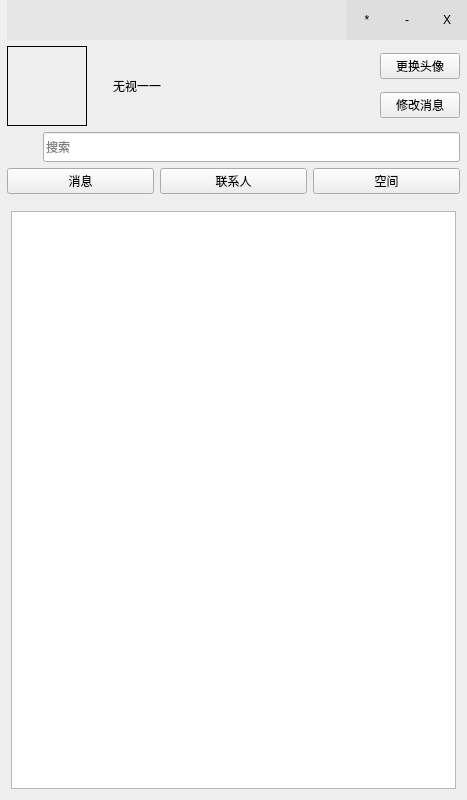
<?xml version="1.0" encoding="UTF-8"?>
<ui version="4.0">
 <class>MainWidget</class>
 <widget class="QWidget" name="MainWidget">
  <property name="geometry">
   <rect>
    <x>0</x>
    <y>0</y>
    <width>467</width>
    <height>800</height>
   </rect>
  </property>
  <property name="minimumSize">
   <size>
    <width>400</width>
    <height>800</height>
   </size>
  </property>
  <property name="windowTitle">
   <string>MainWidget</string>
  </property>
  <property name="styleSheet">
   <string notr="true">QPushButton::hover{background-color: rgb(202, 202, 202);}

    QPushButton:pressed {
        background-color: #2c3e50;
        bottom: 5px;
    }</string>
  </property>
  <layout class="QVBoxLayout" name="verticalLayout_2">
   <property name="leftMargin">
    <number>0</number>
   </property>
   <property name="topMargin">
    <number>0</number>
   </property>
   <property name="rightMargin">
    <number>0</number>
   </property>
   <property name="bottomMargin">
    <number>0</number>
   </property>
   <item>
    <layout class="QHBoxLayout" name="horizontalLayout_5">
     <property name="spacing">
      <number>0</number>
     </property>
     <item>
      <widget class="QLabel" name="Titleicon">
       <property name="text">
        <string/>
       </property>
       <property name="pixmap">
        <pixmap resource="resource.qrc">:/img/icon/per3.png</pixmap>
       </property>
      </widget>
     </item>
     <item>
      <widget class="QLabel" name="label_Title">
       <property name="sizePolicy">
        <sizepolicy hsizetype="Expanding" vsizetype="Preferred">
         <horstretch>0</horstretch>
         <verstretch>0</verstretch>
        </sizepolicy>
       </property>
       <property name="styleSheet">
        <string notr="true">background-color: rgb(230, 230, 230);
</string>
       </property>
       <property name="text">
        <string/>
       </property>
      </widget>
     </item>
     <item>
      <layout class="QHBoxLayout" name="horizontalLayout_4">
       <property name="spacing">
        <number>0</number>
       </property>
       <item>
        <widget class="QPushButton" name="setingButton">
         <property name="minimumSize">
          <size>
           <width>40</width>
           <height>40</height>
          </size>
         </property>
         <property name="maximumSize">
          <size>
           <width>40</width>
           <height>40</height>
          </size>
         </property>
         <property name="styleSheet">
          <string notr="true">border:0px;
background-color: rgb(222, 222, 222);

</string>
         </property>
         <property name="text">
          <string>*</string>
         </property>
        </widget>
       </item>
       <item>
        <widget class="QPushButton" name="minButton">
         <property name="minimumSize">
          <size>
           <width>40</width>
           <height>40</height>
          </size>
         </property>
         <property name="maximumSize">
          <size>
           <width>40</width>
           <height>40</height>
          </size>
         </property>
         <property name="styleSheet">
          <string notr="true">border:0px;
background-color: rgb(222, 222, 222);

</string>
         </property>
         <property name="text">
          <string>-</string>
         </property>
        </widget>
       </item>
       <item>
        <widget class="QPushButton" name="closeButton">
         <property name="minimumSize">
          <size>
           <width>40</width>
           <height>40</height>
          </size>
         </property>
         <property name="maximumSize">
          <size>
           <width>40</width>
           <height>40</height>
          </size>
         </property>
         <property name="styleSheet">
          <string notr="true">border:0px;
background-color: rgb(222, 222, 222);
</string>
         </property>
         <property name="text">
          <string>X</string>
         </property>
        </widget>
       </item>
      </layout>
     </item>
    </layout>
   </item>
   <item>
    <layout class="QHBoxLayout" name="horizontalLayout">
     <property name="leftMargin">
      <number>7</number>
     </property>
     <property name="rightMargin">
      <number>7</number>
     </property>
     <item>
      <widget class="QLabel" name="label_img">
       <property name="minimumSize">
        <size>
         <width>80</width>
         <height>80</height>
        </size>
       </property>
       <property name="maximumSize">
        <size>
         <width>80</width>
         <height>80</height>
        </size>
       </property>
       <property name="frameShape">
        <enum>QFrame::Box</enum>
       </property>
       <property name="text">
        <string/>
       </property>
       <property name="textFormat">
        <enum>Qt::AutoText</enum>
       </property>
       <property name="pixmap">
        <pixmap resource="resource.qrc">:/img/headimg/my.png</pixmap>
       </property>
       <property name="scaledContents">
        <bool>true</bool>
       </property>
      </widget>
     </item>
     <item>
      <spacer name="horizontalSpacer">
       <property name="orientation">
        <enum>Qt::Horizontal</enum>
       </property>
       <property name="sizeType">
        <enum>QSizePolicy::Minimum</enum>
       </property>
       <property name="sizeHint" stdset="0">
        <size>
         <width>20</width>
         <height>17</height>
        </size>
       </property>
      </spacer>
     </item>
     <item>
      <widget class="QLabel" name="label_name">
       <property name="sizePolicy">
        <sizepolicy hsizetype="Expanding" vsizetype="Preferred">
         <horstretch>0</horstretch>
         <verstretch>0</verstretch>
        </sizepolicy>
       </property>
       <property name="minimumSize">
        <size>
         <width>200</width>
         <height>80</height>
        </size>
       </property>
       <property name="sizeIncrement">
        <size>
         <width>0</width>
         <height>0</height>
        </size>
       </property>
       <property name="layoutDirection">
        <enum>Qt::LeftToRight</enum>
       </property>
       <property name="styleSheet">
        <string notr="true">font: 14pt &quot;Arial&quot;;
font: 12pt &quot;黑体&quot;;</string>
       </property>
       <property name="lineWidth">
        <number>1</number>
       </property>
       <property name="text">
        <string>无视一一</string>
       </property>
       <property name="textFormat">
        <enum>Qt::AutoText</enum>
       </property>
       <property name="scaledContents">
        <bool>false</bool>
       </property>
       <property name="alignment">
        <set>Qt::AlignLeading|Qt::AlignLeft|Qt::AlignVCenter</set>
       </property>
       <property name="wordWrap">
        <bool>false</bool>
       </property>
       <property name="margin">
        <number>27</number>
       </property>
      </widget>
     </item>
     <item>
      <layout class="QVBoxLayout" name="verticalLayout">
       <item>
        <widget class="QPushButton" name="pushButton_changeimg">
         <property name="text">
          <string>更换头像</string>
         </property>
        </widget>
       </item>
       <item>
        <widget class="QPushButton" name="pushButton_changeinfo">
         <property name="text">
          <string>修改消息</string>
         </property>
        </widget>
       </item>
      </layout>
     </item>
    </layout>
   </item>
   <item>
    <layout class="QHBoxLayout" name="horizontalLayout_3">
     <property name="leftMargin">
      <number>7</number>
     </property>
     <property name="rightMargin">
      <number>7</number>
     </property>
     <item>
      <widget class="QLabel" name="label_seach">
       <property name="minimumSize">
        <size>
         <width>30</width>
         <height>30</height>
        </size>
       </property>
       <property name="maximumSize">
        <size>
         <width>30</width>
         <height>30</height>
        </size>
       </property>
       <property name="text">
        <string/>
       </property>
       <property name="pixmap">
        <pixmap resource="resource.qrc">:/img/icon/search.png</pixmap>
       </property>
      </widget>
     </item>
     <item>
      <widget class="QLineEdit" name="lineEdit_find">
       <property name="minimumSize">
        <size>
         <width>200</width>
         <height>30</height>
        </size>
       </property>
       <property name="placeholderText">
        <string>搜索</string>
       </property>
      </widget>
     </item>
    </layout>
   </item>
   <item>
    <layout class="QHBoxLayout" name="horizontalLayout_2">
     <property name="leftMargin">
      <number>7</number>
     </property>
     <property name="rightMargin">
      <number>7</number>
     </property>
     <item>
      <widget class="QPushButton" name="pushButton_messege">
       <property name="styleSheet">
        <string notr="true">QPushButton::hover{background-color: rgb(202, 202, 202);}

    QPushButton:pressed {
        background-color: #2c3e50;
        bottom: 5px;
    }</string>
       </property>
       <property name="text">
        <string>消息</string>
       </property>
      </widget>
     </item>
     <item>
      <widget class="QPushButton" name="pushButton_friend">
       <property name="styleSheet">
        <string notr="true">QPushButton::hover{background-color: rgb(202, 202, 202);}

    QPushButton:pressed {
        background-color: #2c3e50;
        bottom: 5px;
    }</string>
       </property>
       <property name="text">
        <string>联系人</string>
       </property>
      </widget>
     </item>
     <item>
      <widget class="QPushButton" name="pushButton_space">
       <property name="styleSheet">
        <string notr="true">QPushButton::hover{background-color: rgb(202, 202, 202);}

    QPushButton:pressed {
        background-color: #2c3e50;
        bottom: 5px;
    }</string>
       </property>
       <property name="text">
        <string>空间</string>
       </property>
      </widget>
     </item>
    </layout>
   </item>
   <item>
    <widget class="QStackedWidget" name="stackedWidget">
     <property name="sizePolicy">
      <sizepolicy hsizetype="Expanding" vsizetype="Expanding">
       <horstretch>0</horstretch>
       <verstretch>0</verstretch>
      </sizepolicy>
     </property>
     <widget class="QWidget" name="page_mes">
      <layout class="QVBoxLayout" name="verticalLayout_3">
       <item>
        <widget class="QListWidget" name="listMessage">
         <property name="sizePolicy">
          <sizepolicy hsizetype="Expanding" vsizetype="Expanding">
           <horstretch>0</horstretch>
           <verstretch>0</verstretch>
          </sizepolicy>
         </property>
         <property name="styleSheet">
          <string notr="true">outline:0px;</string>
         </property>
        </widget>
       </item>
      </layout>
     </widget>
    </widget>
   </item>
   <item>
    <layout class="QHBoxLayout" name="horizontalLayout_8">
     <property name="spacing">
      <number>0</number>
     </property>
     <property name="topMargin">
      <number>0</number>
     </property>
     <property name="rightMargin">
      <number>0</number>
     </property>
    </layout>
   </item>
  </layout>
 </widget>
 <layoutdefault spacing="6" margin="11"/>
 <resources>
  <include location="resource.qrc"/>
 </resources>
 <connections/>
</ui>
